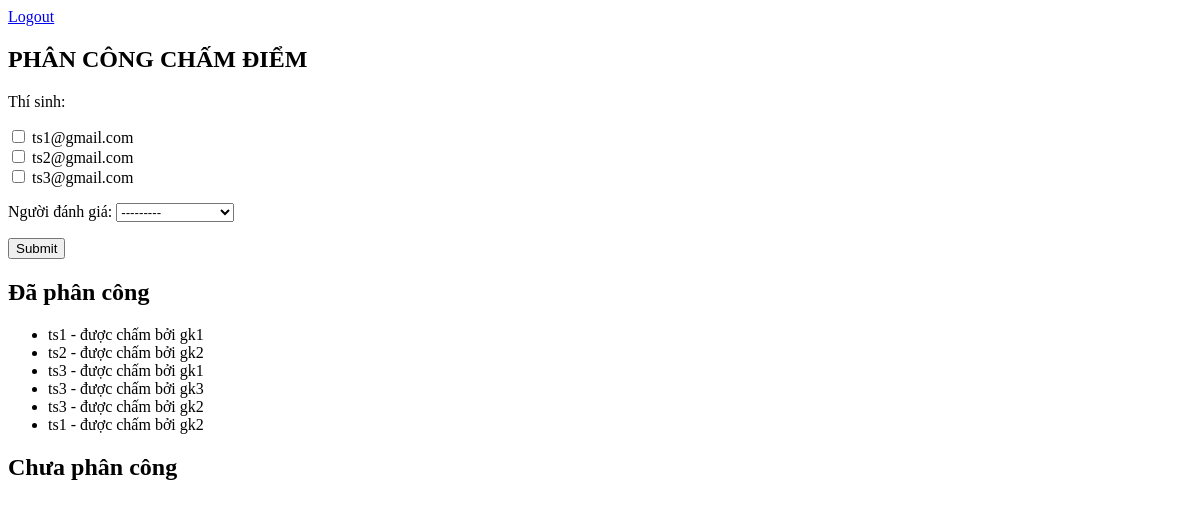
The page /assign/ (signed in) on the database as committed earlier.
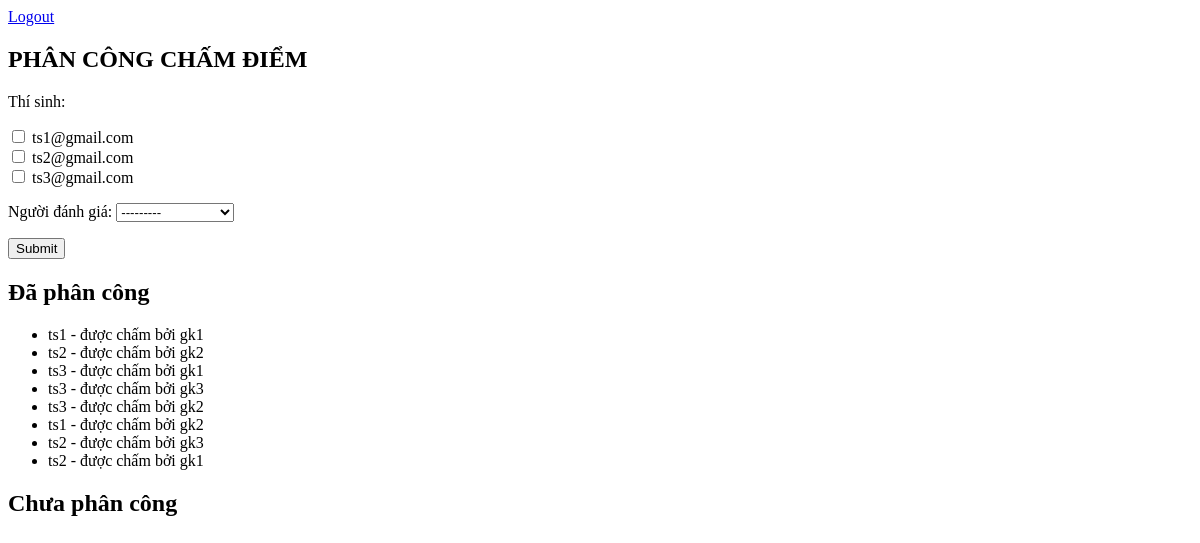
The same page on the database as committed later.
### vote_app2/models.py (models this page shows, shortened)
class Assignment(models.Model):
    user = models.ForeignKey(CustomUser, on_delete=models.CASCADE, related_name='assignments')
    contestant = models.ForeignKey(Contestant, on_delete=models.CASCADE, related_name='assignments')

class Contestant(AbstractBaseUser, PermissionsMixin):
    email = models.EmailField(unique=True)
    full_name = models.CharField(max_length=255)
    date_of_birth = models.DateField()
    is_verified = models.BooleanField(default=False)
    groups = models.ManyToManyField(Group, related_name='contestant_set', blank=True)
    user_permissions = models.ManyToManyField(Permission, related_name='contestant_set', blank=True)
    USERNAME_FIELD = 'email'
    REQUIRED_FIELDS = ['full_name', 'date_of_birth']
    objects = ContestantManager()
    def __str__(self):
        return self.email

class CustomUser(AbstractBaseUser, PermissionsMixin):
    email = models.EmailField(unique=True)
    full_name = models.CharField(max_length=255)
    otp = models.CharField(max_length=6, blank=True, null=True)
    is_verified = models.BooleanField(default=False)
    is_staff = models.BooleanField(default=False)
    is_active = models.BooleanField(default=True)
    last_login = models.DateTimeField(blank=True, null=True)
    username = models.CharField(max_length=150, unique=True, default='')
    groups = models.ManyToManyField(Group, related_name='customuser_set', blank=True)
    user_permissions = models.ManyToManyField(Permission, related_name='customuser_set', blank=True)
    USERNAME_FIELD = 'email'
    REQUIRED_FIELDS = ['full_name']
    objects = CustomUserManager()
    def __str__(self):
        return self.email

### vote_app2/views.py (the view)
# urls.py: path('assign/', views.assign_contestants_to_user, name='assign_contestants'),
@staff_member_required
def assign_contestants_to_user(request):
    if request.method == 'POST':
        form = AssignContestantsForm(request.POST)
        if form.is_valid():
            contestants = form.cleaned_data['contestants']
            judge = form.cleaned_data['judge']
            for contestant in contestants:
                if not Assignment.objects.filter(user=judge, contestant=contestant).exists():
                    Assignment.objects.create(user=judge, contestant=contestant)
    else:
        form = AssignContestantsForm()
    all_contestants = Contestant.objects.all()
    assigned_contestants = Assignment.objects.values_list('contestant', flat=True)
    unassigned_contestants = all_contestants.exclude(id__in=assigned_contestants)
    assignments = Assignment.objects.select_related('user', 'contestant')
    context = {
        'form': form,
        'assignments': assignments,
        'unassigned_contestants': unassigned_contestants,
    }
    return render(request, 'vote_app2/assign_contestants.html', context)

### vote_app2/forms.py
class AssignContestantsForm(forms.Form):
    contestants = forms.ModelMultipleChoiceField(queryset=Contestant.objects.all(), widget=forms.CheckboxSelectMultiple, label="Thí sinh")
    judge = forms.ModelChoiceField(queryset=CustomUser.objects.filter(is_staff=False), label="Người đánh giá")

### vote_app2/templates/vote_app2/assign_contestants.html (shortened to what this page needs)
<!DOCTYPE html>
<html lang="en">
<head>
</head>
<body>
    <a href="{% url 'vote_app2:login'%}">Logout</a>
    <h2>PHÂN CÔNG CHẤM ĐIỂM</h2>
    <form method="post">
        {{form.as_p}}
        <button type="submit">Submit</button>
    </form>
    <h2>Đã phân công</h2>
    <ul>
        {% for assignment in assignments %}
            <li>{{ assignment.contestant.full_name }} - được chấm bởi {{ assignment.user.username }}</li>
        {% endfor %}
    </ul>
    <h2>Chưa phân công</h2>
</body>
</html>

Rows that differ between the two databases and show on the page:
added Assignment: contestant.full_name "ts2", user.username "gk3"
added Assignment: contestant.full_name "ts2", user.username "gk1"
